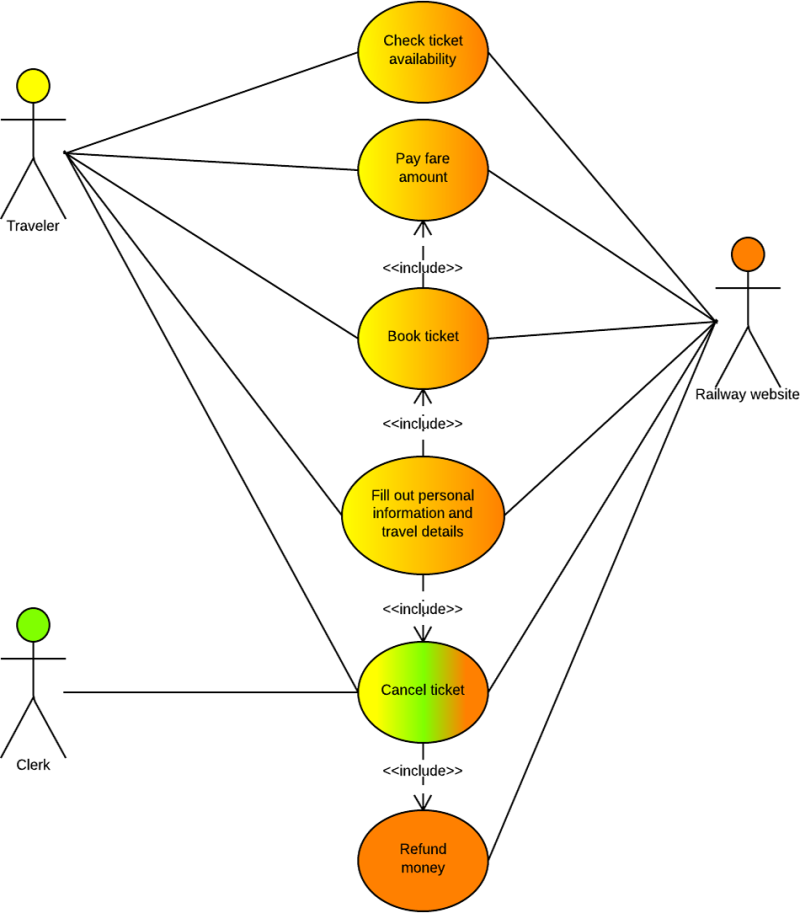
#> input picture test.png, 800 x 913 px
$ python -i shape_detector.py   (imports and definitions only)   (older library calls are emulated)
#> lines starting #> are read from the running program, lines starting #| are printed output that depends on the picture; after the words box and inside, x2 and y2 are one past the last pixel; in counts of white or black regions, pixels touching at a corner belong together
import cv2

import shapes


def process_image(gray_img):
    threshold_img = threshold_image(gray_img)
    contours = find_contours(threshold_img)

    triangles, rectangles, rhombuses, ellipses, circles = detect_shapes(contours)
    lines = shapes.Lines()
    lines.detect(threshold_img)
    print('Lines:', lines.size())
    return lines, triangles, rectangles, rhombuses, ellipses, circles


def threshold_image(gray_img):
    _, threshold_img = cv2.threshold(gray_img, 127, 255, cv2.THRESH_BINARY)
    threshold_img = cv2.bitwise_not(threshold_img)
    return threshold_img


def detect_edge(img):
    otsu_threshold, _ = cv2.threshold(img, 0, 255, cv2.THRESH_BINARY + cv2.THRESH_OTSU)
    high_threshold = otsu_threshold
    low_threshold = 0.5 * otsu_threshold
    edges = cv2.Canny(img, low_threshold, high_threshold)
    return edges


def find_contours(img):
    _, contours, hierarchy = cv2.findContours(img, cv2.RETR_TREE, cv2.CHAIN_APPROX_SIMPLE)
    return contours


def detect_shapes(contours):
    """Detect shapes from image contours"""
    print('Contours size:', len(contours))
    small_contour_cnt = 0

    triangles, rectangles, rhombuses, ellipses, circles, other_polygons = ([] for i in range(6))
    for i, contour in enumerate(contours):
        # Area validation
        area = cv2.contourArea(contour)
        if area < shapes.Shapes.MIN_CONTOUR_AREA:
            small_contour_cnt += 1
            continue

        # Detect shape
        shape, shape_name = detect_shape(contour)
        if shape is None:
            other_polygons.append(shape)
        else:
            if shape_name == shapes.Shapes.TRIANGLE_SHAPE:
                triangles.append(shape)
            elif shape_name == shapes.Shapes.RECTANGLE_SHAPE:
                rectangles.append(shape)
            elif shape_name == shapes.Shapes.RHOMBUS_SHAPE:
                rhombuses.append(shape)
            elif shape_name == shapes.Shapes.ELLIPSE_SHAPE:
                ellipses.append(shape)
            elif shape_name == shapes.Shapes.CIRCLE_SHAPE:
                circles.append(shape)

    print('Small contours:', small_contour_cnt)
    print('Triangles:', len(triangles))
    print('Rectangles:', len(rectangles))
    print('Rhombuses:', len(rhombuses))
    print('Ellipses:', len(ellipses))
    print('Circles:', len(circles))
    print('Other polygons:', len(other_polygons))

    triangles = shapes.Triangles(triangles)
    rectangles = shapes.Rectangles(rectangles)
    rhombuses = shapes.Rhombuses(rhombuses)
    ellipses = shapes.Ellipses(ellipses)
    circles = shapes.Circles(circles)
    return triangles, rectangles, rhombuses, ellipses, circles


def detect_shape(contour):
    """Detect shape in a contour"""
    epsilon = shapes.Shapes.PERIMETER_PCT * cv2.arcLength(contour, True)
    approx = cv2.approxPolyDP(contour, epsilon, True)

    shape, shape_name = None, shapes.Shapes.UNIDENTIFIED_SHAPE
    if len(approx) == 3:
        shape, shape_name = shapes.Triangles.detect_triangle(contour)
    elif len(approx) == 4:
        shape, shape_name = shapes.Rectangles.detect_rectangle(contour, approx)
        if shape is None:
            shape, shape_name = shapes.Rhombuses.detect_rhombus(approx)
    elif len(approx) >= 4:
        shape, shape_name = shapes.Ellipses.detect_ellipse(contour)
        if shape is None:
            shape, shape_name = shapes.Circles.detect_circle(contour)
    return shape, shape_name


def draw_shapes(img, lines=None, triangles=None, rectangles=None, rhombuses=None, ellipses=None, circles=None):
    if not(lines is None):
        img = lines.draw(img)
    if not(triangles is None):
        img = triangles.draw(img)
    if not(rectangles is None):
        img = rectangles.draw(img)
    if not(rhombuses is None):
        img = rhombuses.draw(img)
    if not(ellipses is None):
        img = ellipses.draw(img)
    if not(circles is None):
        img = circles.draw(img)

    return img

>>> import cv2
>>> picture = cv2.imread('test.png', cv2.IMREAD_GRAYSCALE)
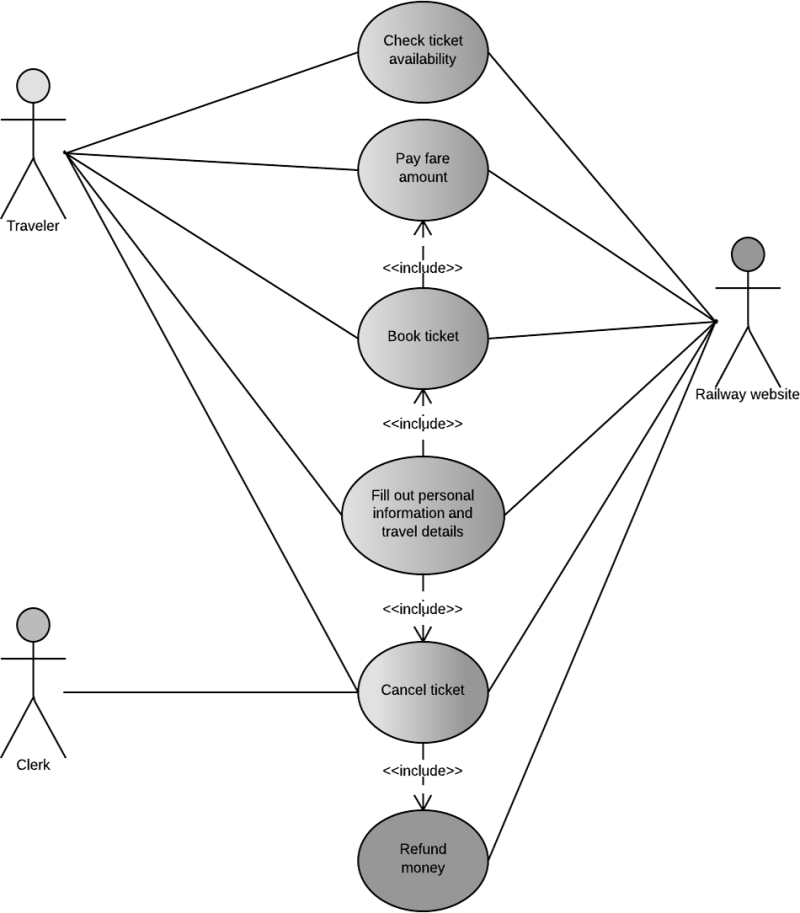
#> picture: shape (913, 800); min 0, max 255, mean 242.1
>>> result = process_image(picture)
#> in threshold_image, `_, threshold_img = cv2.threshold(gray_img, 127, 255, cv2.THRESH_BINARY)`:
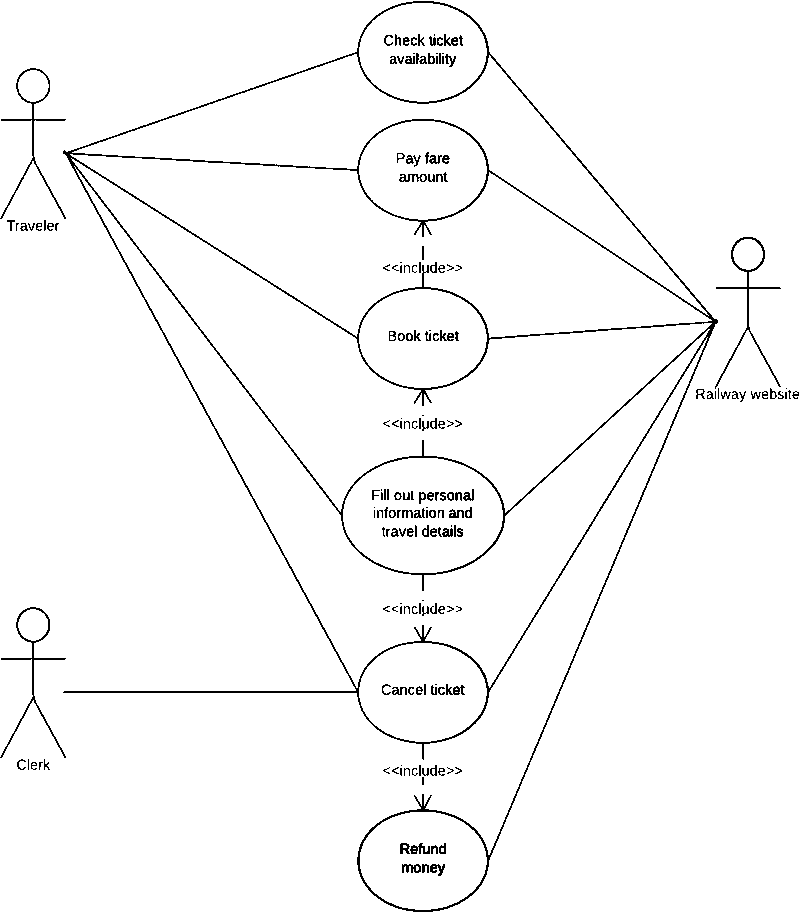
#> threshold_img: shape (913, 800); 97.2% white; black in thin lines or dots
#> in threshold_image, `threshold_img = cv2.bitwise_not(threshold_img)`: threshold_img: shape (913, 800); 2.8% white in thin lines or dots
#> in find_contours, `_, contours, hierarchy = cv2.findContours(img, cv2.RETR_TREE, cv2.CHAI..`: contours = 265 contours, 171 with area under 20; largest, box (x1, y1, x2, y2) and area: (63, 1, 718, 912) 272193, (71, 158, 713, 514) 59910, (69, 153, 713, 339) 54624, (75, 168, 711, 689) 50660, (71, 53, 709, 316) 34924
#| Contours size: 265
#> the loop in detect_shapes, `for i, contour in enumerate(contours):` made 22 passes
#> area on passes 12 to 13: 42, 23
#> (area, epsilon in detect_shape, shape_name) on pass 22: (1140.5, 6.36, 'unidentified')
#> after the loop in detect_shapes, `for i, contour in enumerate(contours):`: circles = []; small_contour_cnt = 21; triangles = []
#> (the run stopped early here; a loop or call above may not have finished)

$ run again, on non.jpg
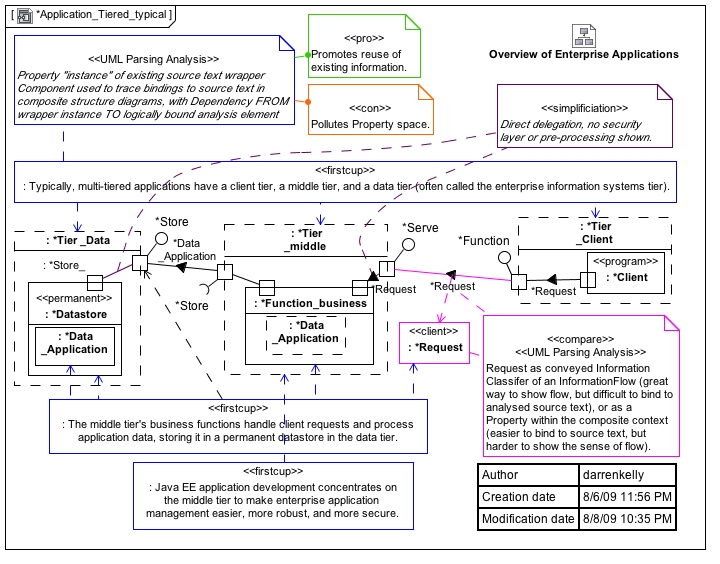
#> input picture non.jpg, 720 x 564 px
#> `picture = cv2.imread('test.png', cv2.IMREAD_GRAYSCALE)`:
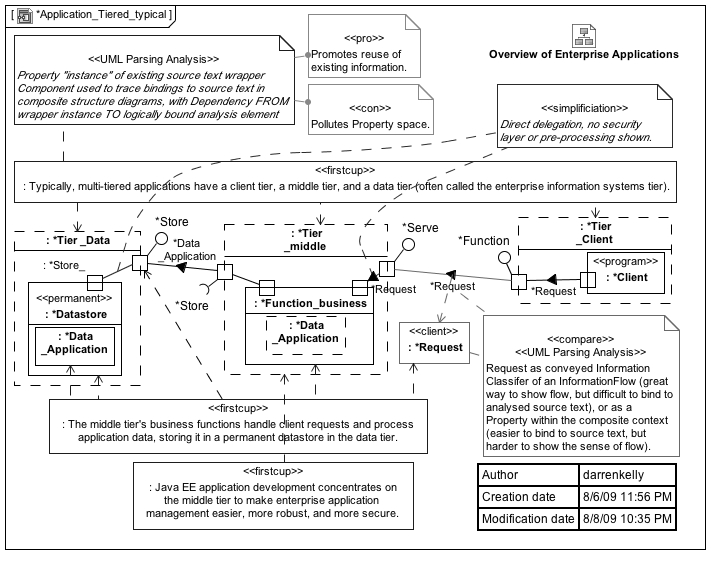
#> picture: shape (564, 720); min 0, max 255, mean 234.9
#> in threshold_image, `_, threshold_img = cv2.threshold(gray_img, 127, 255, cv2.THRESH_BINARY)`:
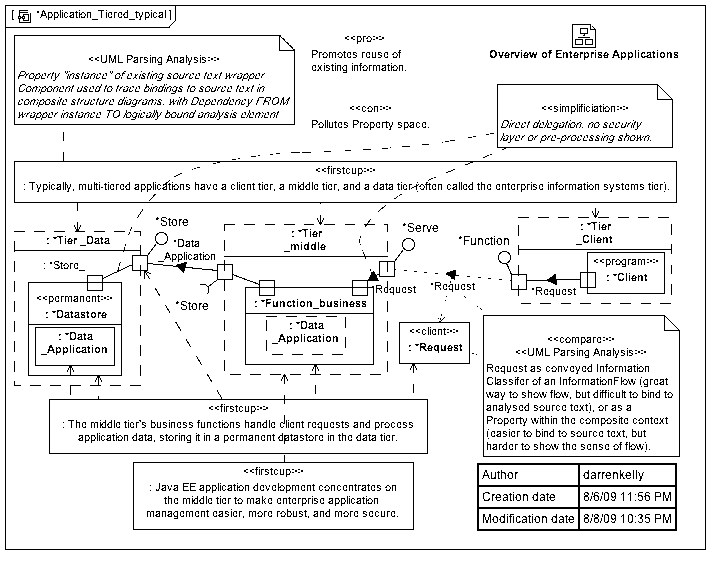
#> threshold_img: shape (564, 720); 92.1% white; black in thin lines or dots
#> in find_contours, `_, contours, hierarchy = cv2.findContours(img, cv2.RETR_TREE, cv2.CHAI..`: contours = 2055 contours, 1921 with area under 20; largest, box (x1, y1, x2, y2) and area: (5, 5, 706, 550) 380800, (5, 5, 706, 550) 377082, (483, 315, 680, 457) 27524, (483, 315, 680, 457) 27408, (14, 152, 677, 211) 27145
#| Contours size: 2055
#> the loop in detect_shapes, `for i, contour in enumerate(contours):` made 1 pass
#> (area, epsilon in detect_shape, approx in detect_shape, shape_name) on pass 1: (380800, 24.88, [[5, 5], [5, 549], [705, 549], [705, 5]], 'unidentified')
#> after the loop in detect_shapes, `for i, contour in enumerate(contours):`: circles = []; small_contour_cnt = 0; triangles = []
